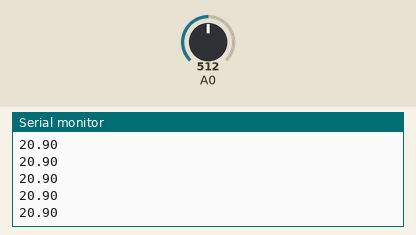
Recording of a sketch running on a simulated Arduino Uno, built with avr-gcc and run on an emulated ATmega328P. Parts: the last lines printed to the serial monitor. Inputs (shaded band) come from the test bench; at power-on: A0 = 512.

Above: at 3.2 s.
3.3 s: A0 set to 716
At 3.9 s:
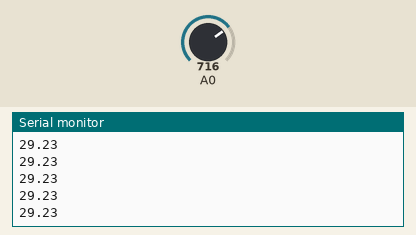
4.8 s: A0 set to 900
At 5.3 s:
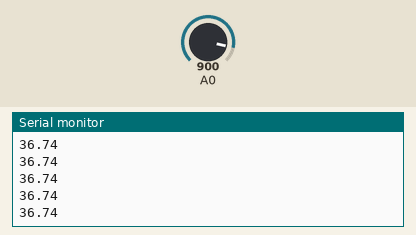
Timing chart, 0 to 7.8 s (numbered marks = the images above; inputs shaded):
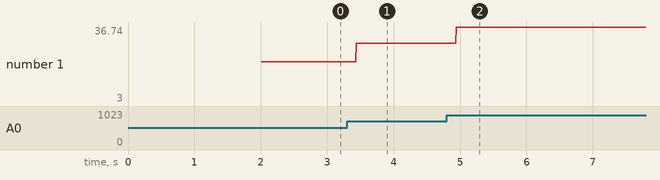

The sketch:

OxygenSensorOOM202-1.ino
```cpp
/*
  the purpose of this code is to get percise readings of oxygen concentrations
  the sensor used here is OOM202-1 from EnviTec and we applied an 44.2 amplification factor to the signal then read it on arduino pin7 (5.09 kohm / 220 kohm)

  Author: Ahmed Radwan
  Author: Mohamed El Dodor

*/


#include "MedianFilterLib.h"

MedianFilter<float> medianFilter(20);
//float timeMean = 0;
float oxygen_ampient = 0;
float voltage_output = 0;
float oxygen_concentration = 0;
float calibrate_sensor(){
  float median = 0;
  for (int i=0 ; i < 20 ; i++){
    median = medianFilter.AddValue(analogRead(A0)*(5.0/1024.0));
    delay(100);
    }
  return median;
  }


void setup()
{
	Serial.begin(9600);
  oxygen_ampient = calibrate_sensor();
}


void loop()
{
  voltage_output = medianFilter.AddValue(analogRead(A0)*(5.0/1024.0));
  oxygen_concentration = (voltage_output / oxygen_ampient) * 20.9;
  Serial.println(oxygen_concentration);
}
```

Measured:
- after the input at 3.3 s, the serial monitor: prints a new line after 0.14 s (image 1)
- after the input at 4.8 s, the serial monitor: prints a new line after 0.14 s (image 2)
- plotted number 1: 20.9 → 29.23 after the input at 3.3 s, 29.23 → 3 after the input at 4.8 s
